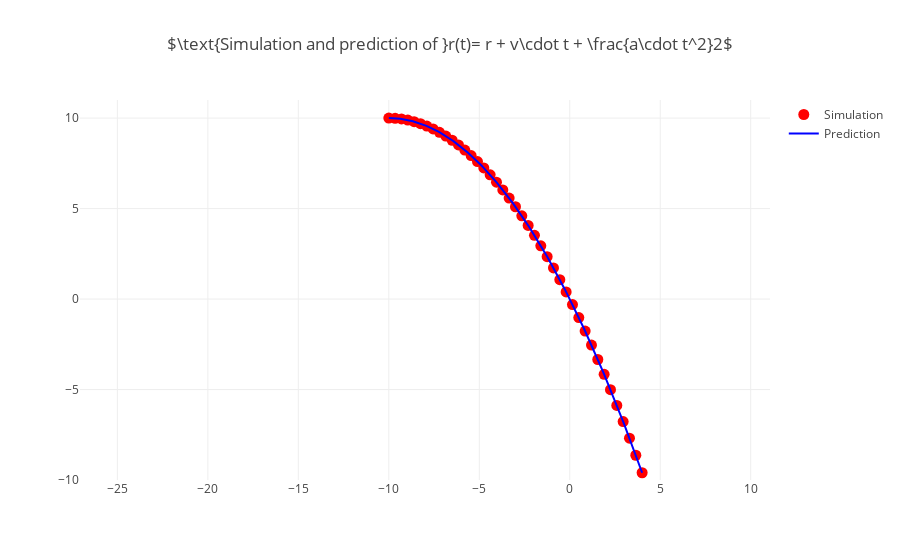

Notebook code for this chart:
### Markdown cell above
## Moleculalr Dynamics Class

### Code cell
class TestMD(unittest.TestCase):
    def setUp(self):
        self.env = Environment(11, 11)
        self.r = np.array([-10, 10])
        self.v = np.array([7, 0])
        self.a = np.array([0, -9.8])
        self.atom = Atom(0.1, self.r, self.v, self.a)
        self.md = MolecularDynamics(env, mode='kinematics', dt=0.05, mols=[self.atom])
    
    def test_leapfrog(self):
        # real
        self.r_coords = []
        for i in range(100):
            self.r_coords.append(self.md.mols[0].r)
            self.md.leapfrogs()
        # print(self.r_coords)
        
        r_coords_x = [r.x for r in self.r_coords]
        r_coords_y = [r.y for r in self.r_coords]
        
        trace0 = go.Scatter(
            x=r_coords_x,
            y=r_coords_y,
            mode='markers',
            marker={'color': 'red', 'size': 11},
            name='Simulation',
        )
        
        # prediction
        time = np.linspace(0, 2, 200)

        r_coords = [self.r + t * self.v + self.a * t**2/2 for t in time]

        trace1 = go.Scatter(
            x=[r[0] for r in r_coords],
            y=[r[1] for r in r_coords], 
            marker={'color': 'blue'},
            name='Prediction',
        )
        
        data = [trace0, trace1]
        layout = {
            'xaxis': dict(range=[-11, -5], autorange=False, zeroline=False),
            'yaxis': dict(range=[-10, 11], autorange=False, zeroline=False, scaleanchor="x", scaleratio=1),
            'title': "$\\text{Simulation and prediction of }r(t)= r + v\cdot t + \\frac{a\cdot t^2}2$",
        }
        fig = {
            'data': data,
            'layout': layout,
        }
        
        iplot(fig, filename='falling')
        
        

unittest.main(argv=['first-arg-is-ignored'], exit=False); # don't forget to put it next time

### Figure 1 — Plotly figure (JSON) as saved in the notebook; plotly's stock layout.template omitted (floating-point values rounded to 4 significant figures; data arrays with more than 128 entries replaced by an {"elided": "..."} marker saying what was removed)
{"data": [{"marker": {"color": "red", "size": 11}, "mode": "markers", "name": "Simulation", "type": "scatter", "uid": "a972baf9-fb13-40cd-ac6a-a2c722c86aaf", "x": [-10, -9.65, -9.3, -8.95, -8.6, -8.25, -7.9, -7.55, -7.2, -6.85, -6.5, -6.15, -5.8, -5.45, -5.1, -4.75, -4.4, -4.05, -3.7, -3.35, -3.0, -2.65, -2.3, -1.95, -1.6, -1.25, -0.9, -0.55, -0.2, 0.15, 0.5, 0.85, 1.2, 1.55, 1.9, 2.25, 2.6, 2.95, 3.3, 3.65, 4.0, 4.35, 4.7, 5.05, 5.4, 5.75, 6.1, 6.45, 6.8, 7.15, 7.5, 7.85, 8.2, 8.55, 8.9, 9.25, 9.6, 9.95, 10.3, 10.65, 11.0, 11.35, 11.7, 12.05, 12.4, 12.75, 13.1, 13.45, 13.8, 14.15, 14.5, 14.85, 15.2, 15.55, 15.9, 16.25, 16.6, 16.95, 17.3, 17.65, 18.0, 18.35, 18.7, 19.05, 19.4, 19.75, 20.1, 20.45, 20.8, 21.15, 21.5, 21.85, 22.2, 22.55, 22.9, 23.25, 23.6, 23.95, 24.3, 24.65], "y": [10, 9.988, 9.951, 9.89, 9.804, 9.694, 9.559, 9.4, 9.216, 9.008, 8.775, 8.518, 8.236, 7.93, 7.599, 7.244, 6.864, 6.46, 6.031, 5.578, 5.1, 4.598, 4.071, 3.52, 2.944, 2.344, 1.719, 1.07, 0.396, -0.3022, -1.025, -1.772, -2.544, -3.34, -4.161, -5.006, -5.876, -6.77, -7.689, -8.632, -9.6, -10.59, -11.61, -12.65, -13.72, -14.81, -15.92, -17.06, -18.22, -19.41, -20.62, -21.86, -23.12, -24.41, -25.72, -27.06, -28.42, -29.8, -31.21, -32.64, -34.1, -35.58, -37.09, -38.62, -40.18, -41.76, -43.36, -44.99, -46.64, -48.32, -50.03, -51.75, -53.5, -55.28, -57.08, -58.91, -60.76, -62.63, -64.53, -66.45, -68.4, -70.37, -72.37, -74.39, -76.44, -78.51, -80.6, -82.72, -84.86, -87.03, -89.22, -91.44, -93.68, -95.95, -98.24, -100.6, -102.9, -105.3, -107.6, -110.1]}, {"marker": {"color": "blue"}, "name": "Prediction", "type": "scatter", "uid": "a6adcce0-694e-455b-a908-35c356597a5f", "x": {"elided": "200 float values"}, "y": {"elided": "200 float values"}}], "layout": {"title": {"text": "$\\text{Simulation and prediction of }r(t)= r + v\\cdot t + \\frac{a\\cdot t^2}2$"}, "xaxis": {"autorange": false, "range": [-11, -5], "zeroline": false}, "yaxis": {"autorange": false, "range": [-10, 11], "scaleanchor": "x", "scaleratio": 1, "zeroline": false}}}
